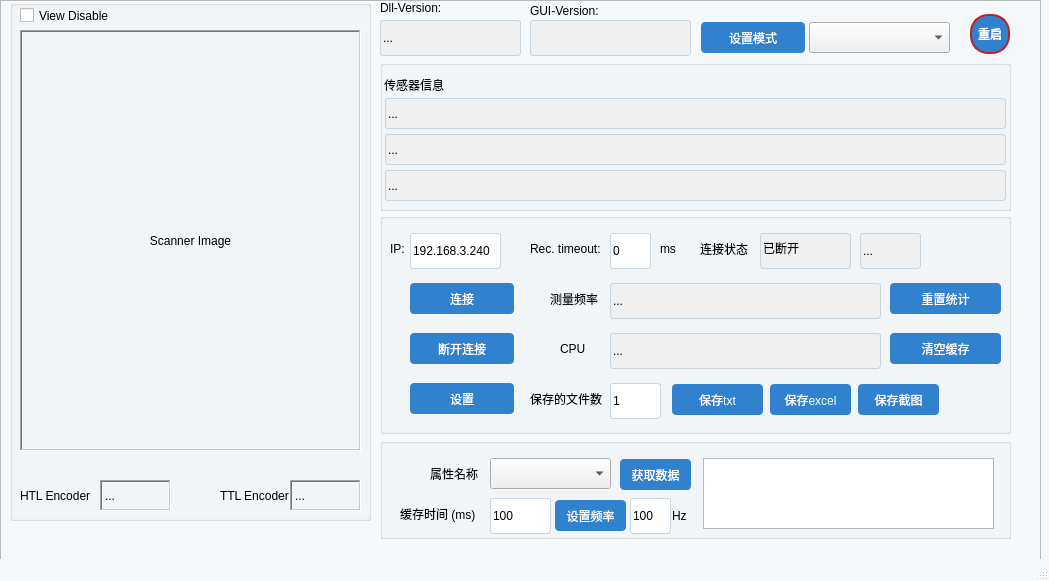
<?xml version="1.0" encoding="UTF-8"?>
<ui version="4.0">
 <class>MainWindow</class>
 <widget class="QMainWindow" name="MainWindow">
  <property name="geometry">
   <rect>
    <x>0</x>
    <y>0</y>
    <width>1049</width>
    <height>581</height>
   </rect>
  </property>
  <property name="sizePolicy">
   <sizepolicy hsizetype="Fixed" vsizetype="Fixed">
    <horstretch>0</horstretch>
    <verstretch>0</verstretch>
   </sizepolicy>
  </property>
  <property name="windowTitle">
   <string>wenglor python Test</string>
  </property>
  <property name="styleSheet">
   <string notr="true"> /* ===== 全局样式 ===== */
QMainWindow {
    background-color: #F5F8FA;
    font-family: &quot;Segoe UI&quot;, &quot;Microsoft YaHei&quot;;
}

/* ===== 左侧图像区域 ===== */
QWidget#scannerImageContainer {
    background: qlineargradient(x1:0, y1:0, x2:0, y2:1, 
                                stop:0 #2D3748, stop:1 #4A5568);
    border-radius: 8px;
  
}

/* ===== 右侧控制面板 ===== */
QWidget#rightPanel {
    background: white;
    border-left: 1px solid #E2E8F0;
   
}

/* ===== 版本信息标签 ===== */
QLabel#versionLabel {
    color: #718096;
    font-size: 11px;
    font-style: italic;
}

/* ===== 传感器信息卡片 ===== */
QGroupBox#sensorInfoBox {
    border: 1px solid #E2E8F0;
    border-radius: 6px;
 
}
QGroupBox::title {
    subcontrol-origin: margin;
    color: #3182CE;
    font-weight: bold;
}

/* ===== 按钮样式 ===== */
/* 普通按钮 */
QPushButton {
    background-color: #3182CE;
    color: white;
    border: none;
    border-radius: 4px;
	 padding:5px 10px;
}
QPushButton:hover { background-color: #2B6CB0; }
QPushButton:pressed { background-color: #2C5282; }

/* 危险操作按钮 */
QPushButton#resetButton, 
QPushButton#disconnectButton {
    background-color: #E53E3E;
}
QPushButton#resetButton:hover, 
QPushButton#disconnectButton:hover {
    background-color: #C53030;
}

/* ===== 输入控件 ===== */
QLineEdit  {
    border: 1px solid #CBD5E0;
    border-radius: 3px;
    
    
}
 

/* ===== 数据读取区域 ===== */
QGroupBox#readDataBox {
    border: 1px solid #E2E8F0;
    border-radius: 6px;
   
}
QGroupBox#readDataBox::title {
    color: #4A5568;
    font-weight: bold;
}</string>
  </property>
  <widget class="QWidget" name="centralWidget">
   <widget class="QFrame" name="frame">
    <property name="geometry">
     <rect>
      <x>0</x>
      <y>0</y>
      <width>1041</width>
      <height>571</height>
     </rect>
    </property>
    <property name="font">
     <font>
      <family>Arial</family>
     </font>
    </property>
    <property name="frameShape">
     <enum>QFrame::StyledPanel</enum>
    </property>
    <property name="frameShadow">
     <enum>QFrame::Raised</enum>
    </property>
    <widget class="QGroupBox" name="groupBox">
     <property name="geometry">
      <rect>
       <x>10</x>
       <y>0</y>
       <width>361</width>
       <height>521</height>
      </rect>
     </property>
     <property name="font">
      <font>
       <family>Arial</family>
      </font>
     </property>
     <property name="title">
      <string/>
     </property>
     <widget class="QLabel" name="labelImage">
      <property name="geometry">
       <rect>
        <x>10</x>
        <y>30</y>
        <width>341</width>
        <height>421</height>
       </rect>
      </property>
      <property name="font">
       <font>
        <family>Arial</family>
       </font>
      </property>
      <property name="frameShape">
       <enum>QFrame::WinPanel</enum>
      </property>
      <property name="frameShadow">
       <enum>QFrame::Sunken</enum>
      </property>
      <property name="text">
       <string>Scanner Image</string>
      </property>
      <property name="scaledContents">
       <bool>false</bool>
      </property>
      <property name="alignment">
       <set>Qt::AlignCenter</set>
      </property>
     </widget>
     <widget class="QCheckBox" name="checkBoxActivateDisplay">
      <property name="geometry">
       <rect>
        <x>10</x>
        <y>0</y>
        <width>101</width>
        <height>31</height>
       </rect>
      </property>
      <property name="font">
       <font>
        <family>Arial</family>
       </font>
      </property>
      <property name="text">
       <string>View Disable</string>
      </property>
     </widget>
     <widget class="QLabel" name="label_10">
      <property name="geometry">
       <rect>
        <x>210</x>
        <y>480</y>
        <width>71</width>
        <height>31</height>
       </rect>
      </property>
      <property name="font">
       <font>
        <family>Arial</family>
       </font>
      </property>
      <property name="text">
       <string>TTL Encoder</string>
      </property>
     </widget>
     <widget class="QLabel" name="labelTTLEncoder">
      <property name="geometry">
       <rect>
        <x>280</x>
        <y>480</y>
        <width>71</width>
        <height>31</height>
       </rect>
      </property>
      <property name="font">
       <font>
        <family>Arial</family>
       </font>
      </property>
      <property name="frameShape">
       <enum>QFrame::WinPanel</enum>
      </property>
      <property name="frameShadow">
       <enum>QFrame::Sunken</enum>
      </property>
      <property name="text">
       <string>...</string>
      </property>
     </widget>
     <widget class="QLabel" name="labelHTLEncoder">
      <property name="geometry">
       <rect>
        <x>90</x>
        <y>480</y>
        <width>71</width>
        <height>31</height>
       </rect>
      </property>
      <property name="font">
       <font>
        <family>Arial</family>
       </font>
      </property>
      <property name="frameShape">
       <enum>QFrame::WinPanel</enum>
      </property>
      <property name="frameShadow">
       <enum>QFrame::Sunken</enum>
      </property>
      <property name="text">
       <string>...</string>
      </property>
     </widget>
     <widget class="QLabel" name="label_12">
      <property name="geometry">
       <rect>
        <x>10</x>
        <y>480</y>
        <width>71</width>
        <height>31</height>
       </rect>
      </property>
      <property name="font">
       <font>
        <family>Arial</family>
       </font>
      </property>
      <property name="text">
       <string>HTL Encoder</string>
      </property>
     </widget>
    </widget>
    <widget class="QLabel" name="label_9">
     <property name="geometry">
      <rect>
       <x>380</x>
       <y>0</y>
       <width>61</width>
       <height>16</height>
      </rect>
     </property>
     <property name="font">
      <font>
       <family>Arial</family>
      </font>
     </property>
     <property name="text">
      <string>Dll-Version:</string>
     </property>
    </widget>
    <widget class="QLabel" name="label_11">
     <property name="geometry">
      <rect>
       <x>530</x>
       <y>0</y>
       <width>71</width>
       <height>21</height>
      </rect>
     </property>
     <property name="font">
      <font>
       <family>Arial</family>
      </font>
     </property>
     <property name="text">
      <string>GUI-Version:</string>
     </property>
    </widget>
    <widget class="QLineEdit" name="lineEditGuiVersion">
     <property name="geometry">
      <rect>
       <x>530</x>
       <y>20</y>
       <width>161</width>
       <height>36</height>
      </rect>
     </property>
     <property name="font">
      <font>
       <family>Arial</family>
      </font>
     </property>
     <property name="styleSheet">
      <string notr="true">background-color: rgb(240, 240, 240);</string>
     </property>
    </widget>
    <widget class="QLineEdit" name="lineEditVersion">
     <property name="geometry">
      <rect>
       <x>380</x>
       <y>20</y>
       <width>141</width>
       <height>36</height>
      </rect>
     </property>
     <property name="font">
      <font>
       <family>Arial</family>
      </font>
     </property>
     <property name="styleSheet">
      <string notr="true">background-color: rgb(240, 240, 240);</string>
     </property>
     <property name="text">
      <string>...</string>
     </property>
     <property name="readOnly">
      <bool>true</bool>
     </property>
    </widget>
    <widget class="QGroupBox" name="groupBox_2">
     <property name="geometry">
      <rect>
       <x>380</x>
       <y>213</y>
       <width>631</width>
       <height>221</height>
      </rect>
     </property>
     <property name="font">
      <font>
       <family>Arial</family>
      </font>
     </property>
     <property name="title">
      <string/>
     </property>
     <widget class="QLineEdit" name="lineEditTimeOut">
      <property name="geometry">
       <rect>
        <x>230</x>
        <y>20</y>
        <width>41</width>
        <height>36</height>
       </rect>
      </property>
      <property name="font">
       <font>
        <family>Arial</family>
       </font>
      </property>
      <property name="text">
       <string>0</string>
      </property>
     </widget>
     <widget class="QLabel" name="label_3">
      <property name="geometry">
       <rect>
        <x>150</x>
        <y>20</y>
        <width>71</width>
        <height>31</height>
       </rect>
      </property>
      <property name="font">
       <font>
        <family>Arial</family>
       </font>
      </property>
      <property name="text">
       <string>Rec. timeout:</string>
      </property>
     </widget>
     <widget class="QLineEdit" name="lineEditIp">
      <property name="geometry">
       <rect>
        <x>30</x>
        <y>20</y>
        <width>91</width>
        <height>36</height>
       </rect>
      </property>
      <property name="font">
       <font>
        <family>Arial</family>
       </font>
      </property>
      <property name="text">
       <string>192.168.3.240</string>
      </property>
     </widget>
     <widget class="QLabel" name="label">
      <property name="geometry">
       <rect>
        <x>10</x>
        <y>20</y>
        <width>31</width>
        <height>31</height>
       </rect>
      </property>
      <property name="font">
       <font>
        <family>Arial</family>
       </font>
      </property>
      <property name="text">
       <string>IP:</string>
      </property>
     </widget>
     <widget class="QPushButton" name="pushButtonConnect">
      <property name="geometry">
       <rect>
        <x>30</x>
        <y>70</y>
        <width>104</width>
        <height>31</height>
       </rect>
      </property>
      <property name="font">
       <font>
        <family>Arial</family>
       </font>
      </property>
      <property name="text">
       <string>连接</string>
      </property>
     </widget>
     <widget class="QLabel" name="label_2">
      <property name="geometry">
       <rect>
        <x>280</x>
        <y>20</y>
        <width>21</width>
        <height>31</height>
       </rect>
      </property>
      <property name="font">
       <font>
        <family>Arial</family>
       </font>
      </property>
      <property name="text">
       <string>ms</string>
      </property>
     </widget>
     <widget class="QLineEdit" name="lineEditStatus">
      <property name="geometry">
       <rect>
        <x>380</x>
        <y>20</y>
        <width>91</width>
        <height>36</height>
       </rect>
      </property>
      <property name="font">
       <font>
        <family>Arial</family>
       </font>
      </property>
      <property name="styleSheet">
       <string notr="true">background-color: rgb(240, 240, 240);</string>
      </property>
      <property name="text">
       <string>已断开</string>
      </property>
      <property name="readOnly">
       <bool>true</bool>
      </property>
     </widget>
     <widget class="QPushButton" name="pushButtonResetPicCnt">
      <property name="geometry">
       <rect>
        <x>510</x>
        <y>70</y>
        <width>111</width>
        <height>31</height>
       </rect>
      </property>
      <property name="font">
       <font>
        <family>Arial</family>
       </font>
      </property>
      <property name="text">
       <string>重置统计</string>
      </property>
     </widget>
     <widget class="QLineEdit" name="lineEditFrequency">
      <property name="geometry">
       <rect>
        <x>230</x>
        <y>70</y>
        <width>271</width>
        <height>36</height>
       </rect>
      </property>
      <property name="font">
       <font>
        <family>Arial</family>
       </font>
      </property>
      <property name="styleSheet">
       <string notr="true">background-color: rgb(240, 240, 240);</string>
      </property>
      <property name="text">
       <string>...</string>
      </property>
      <property name="readOnly">
       <bool>true</bool>
      </property>
     </widget>
     <widget class="QPushButton" name="pushButtonDLLFifoReset">
      <property name="geometry">
       <rect>
        <x>510</x>
        <y>120</y>
        <width>111</width>
        <height>31</height>
       </rect>
      </property>
      <property name="font">
       <font>
        <family>Arial</family>
       </font>
      </property>
      <property name="text">
       <string>清空缓存</string>
      </property>
     </widget>
     <widget class="QPushButton" name="pushButtonDisconnect">
      <property name="geometry">
       <rect>
        <x>30</x>
        <y>120</y>
        <width>104</width>
        <height>31</height>
       </rect>
      </property>
      <property name="font">
       <font>
        <family>Arial</family>
       </font>
      </property>
      <property name="text">
       <string>断开连接</string>
      </property>
     </widget>
     <widget class="QPushButton" name="pushButtonSettings">
      <property name="geometry">
       <rect>
        <x>30</x>
        <y>170</y>
        <width>104</width>
        <height>31</height>
       </rect>
      </property>
      <property name="font">
       <font>
        <family>Arial</family>
       </font>
      </property>
      <property name="text">
       <string>设置</string>
      </property>
     </widget>
     <widget class="QPushButton" name="pushButtonSaveProfiles">
      <property name="geometry">
       <rect>
        <x>292</x>
        <y>171</y>
        <width>91</width>
        <height>31</height>
       </rect>
      </property>
      <property name="font">
       <font>
        <family>Arial</family>
       </font>
      </property>
      <property name="text">
       <string>保存txt</string>
      </property>
     </widget>
     <widget class="QLineEdit" name="lineEditNumberOfProfilesToSave">
      <property name="geometry">
       <rect>
        <x>230</x>
        <y>170</y>
        <width>51</width>
        <height>36</height>
       </rect>
      </property>
      <property name="font">
       <font>
        <family>Arial</family>
       </font>
      </property>
      <property name="text">
       <string>1</string>
      </property>
     </widget>
     <widget class="QLabel" name="label_13">
      <property name="geometry">
       <rect>
        <x>150</x>
        <y>170</y>
        <width>81</width>
        <height>31</height>
       </rect>
      </property>
      <property name="font">
       <font>
        <family>Arial</family>
       </font>
      </property>
      <property name="text">
       <string>保存的文件数</string>
      </property>
     </widget>
     <widget class="QLineEdit" name="lineEditFiFo">
      <property name="geometry">
       <rect>
        <x>230</x>
        <y>120</y>
        <width>271</width>
        <height>36</height>
       </rect>
      </property>
      <property name="font">
       <font>
        <family>Arial</family>
       </font>
      </property>
      <property name="styleSheet">
       <string notr="true">background-color: rgb(240, 240, 240);</string>
      </property>
      <property name="text">
       <string>...</string>
      </property>
      <property name="readOnly">
       <bool>true</bool>
      </property>
     </widget>
     <widget class="QLabel" name="label_8">
      <property name="geometry">
       <rect>
        <x>320</x>
        <y>20</y>
        <width>51</width>
        <height>31</height>
       </rect>
      </property>
      <property name="font">
       <font>
        <family>Arial</family>
       </font>
      </property>
      <property name="text">
       <string>连接状态</string>
      </property>
     </widget>
     <widget class="QLineEdit" name="lineEditMeasureRate">
      <property name="geometry">
       <rect>
        <x>480</x>
        <y>20</y>
        <width>61</width>
        <height>36</height>
       </rect>
      </property>
      <property name="font">
       <font>
        <family>Arial</family>
       </font>
      </property>
      <property name="styleSheet">
       <string notr="true">background-color: rgb(240, 240, 240);</string>
      </property>
      <property name="text">
       <string>...</string>
      </property>
      <property name="readOnly">
       <bool>true</bool>
      </property>
     </widget>
     <widget class="QLabel" name="label_14">
      <property name="geometry">
       <rect>
        <x>170</x>
        <y>70</y>
        <width>51</width>
        <height>31</height>
       </rect>
      </property>
      <property name="font">
       <font>
        <family>Arial</family>
       </font>
      </property>
      <property name="text">
       <string>测量频率</string>
      </property>
     </widget>
     <widget class="QLabel" name="label_15">
      <property name="geometry">
       <rect>
        <x>180</x>
        <y>120</y>
        <width>31</width>
        <height>31</height>
       </rect>
      </property>
      <property name="font">
       <font>
        <family>Arial</family>
       </font>
      </property>
      <property name="text">
       <string>CPU</string>
      </property>
     </widget>
     <widget class="QPushButton" name="pushButtonSaveExcel">
      <property name="geometry">
       <rect>
        <x>390</x>
        <y>171</y>
        <width>81</width>
        <height>31</height>
       </rect>
      </property>
      <property name="font">
       <font>
        <family>Arial</family>
       </font>
      </property>
      <property name="text">
       <string>保存excel</string>
      </property>
     </widget>
     <widget class="QPushButton" name="pushButtonScreenshot">
      <property name="geometry">
       <rect>
        <x>478</x>
        <y>171</y>
        <width>81</width>
        <height>31</height>
       </rect>
      </property>
      <property name="font">
       <font>
        <family>Arial</family>
       </font>
      </property>
      <property name="text">
       <string>保存截图</string>
      </property>
     </widget>
    </widget>
    <widget class="QGroupBox" name="groupBox_3">
     <property name="geometry">
      <rect>
       <x>380</x>
       <y>438</y>
       <width>631</width>
       <height>101</height>
      </rect>
     </property>
     <property name="font">
      <font>
       <family>Arial</family>
      </font>
     </property>
     <property name="title">
      <string/>
     </property>
     <widget class="QPushButton" name="pushButtonGetPropertyValue">
      <property name="geometry">
       <rect>
        <x>240</x>
        <y>21</y>
        <width>71</width>
        <height>31</height>
       </rect>
      </property>
      <property name="font">
       <font>
        <family>Arial</family>
       </font>
      </property>
      <property name="text">
       <string>获取数据</string>
      </property>
     </widget>
     <widget class="QLabel" name="label_16">
      <property name="geometry">
       <rect>
        <x>20</x>
        <y>60</y>
        <width>81</width>
        <height>31</height>
       </rect>
      </property>
      <property name="font">
       <font>
        <family>Arial</family>
       </font>
      </property>
      <property name="text">
       <string>缓存时间 (ms)</string>
      </property>
     </widget>
     <widget class="QLineEdit" name="lineEditCashTime">
      <property name="geometry">
       <rect>
        <x>110</x>
        <y>60</y>
        <width>61</width>
        <height>36</height>
       </rect>
      </property>
      <property name="font">
       <font>
        <family>Arial</family>
       </font>
      </property>
      <property name="text">
       <string>100</string>
      </property>
     </widget>
     <widget class="QLabel" name="label_5">
      <property name="geometry">
       <rect>
        <x>50</x>
        <y>20</y>
        <width>51</width>
        <height>31</height>
       </rect>
      </property>
      <property name="font">
       <font>
        <family>Arial</family>
       </font>
      </property>
      <property name="text">
       <string>属性名称</string>
      </property>
     </widget>
     <widget class="QTextEdit" name="lineEditPropertyValue">
      <property name="enabled">
       <bool>true</bool>
      </property>
      <property name="geometry">
       <rect>
        <x>323</x>
        <y>20</y>
        <width>291</width>
        <height>71</height>
       </rect>
      </property>
     </widget>
     <widget class="QComboBox" name="comboBoxPropertyName">
      <property name="geometry">
       <rect>
        <x>110</x>
        <y>20</y>
        <width>121</width>
        <height>31</height>
       </rect>
      </property>
      <property name="styleSheet">
       <string notr="true"/>
      </property>
     </widget>
     <widget class="QPushButton" name="pushButtonSetMeasuringRate">
      <property name="geometry">
       <rect>
        <x>175</x>
        <y>62</y>
        <width>71</width>
        <height>31</height>
       </rect>
      </property>
      <property name="font">
       <font>
        <family>Arial</family>
       </font>
      </property>
      <property name="text">
       <string>设置频率</string>
      </property>
     </widget>
     <widget class="QLineEdit" name="lineEditHzNumber">
      <property name="geometry">
       <rect>
        <x>250</x>
        <y>60</y>
        <width>41</width>
        <height>36</height>
       </rect>
      </property>
      <property name="font">
       <font>
        <family>Arial</family>
       </font>
      </property>
      <property name="text">
       <string>100</string>
      </property>
     </widget>
     <widget class="QLabel" name="label_4">
      <property name="geometry">
       <rect>
        <x>292</x>
        <y>67</y>
        <width>21</width>
        <height>21</height>
       </rect>
      </property>
      <property name="font">
       <font>
        <family>Arial</family>
       </font>
      </property>
      <property name="text">
       <string>Hz</string>
      </property>
     </widget>
    </widget>
    <widget class="QPushButton" name="pushButtonReboot">
     <property name="geometry">
      <rect>
       <x>970</x>
       <y>14</y>
       <width>40</width>
       <height>40</height>
      </rect>
     </property>
     <property name="styleSheet">
      <string notr="true">QPushButton {
    background-color: qlineargradient(
        x1:0, y1:0, x2:0, y2:1,
        stop:0 #ff6666,   /* 顶部亮红 */
        stop:0.5 #ff0000, /* 中间红 */
        stop:1 #b20000    /* 底部暗红 */
    );
    color: white;
    font-weight: bold;
 border-radius: 18px;
      min-width: 36px;
    min-height: 36px;
    max-width: 36px;
    max-height: 36px;
   
    border: 2px solid #bb2222; /* 深色高亮边框 */
    padding: 0 0px;

    /* 立体外阴影，更加明显的浮起感 */
    box-shadow:
        0 6px 20px 2px rgba(0,0,0,0.32),  /* 强烈外阴影 */
        0 2px 0 #fff inset,                /* 顶部内高光 */
        0 -2px 10px 0 rgba(0,0,0,0.15) inset; /* 底部内暗 */
}

/* 悬停：颜色更亮，阴影更大 */
QPushButton:hover {
    background-color: qlineargradient(
        x1:0, y1:0, x2:0, y2:1,
        stop:0 #ff8888,
        stop:0.5 #ff2222,
        stop:1 #d00000
    );
    box-shadow:
        0 10px 28px 4px rgba(0,0,0,0.38),
        0 3px 0 #fff inset,
        0 -2.5px 12px 0 rgba(0,0,0,0.20) inset;
    border: 2px solid #d83333;
}

/* 按下：颜色变深，内外阴影收敛，微凹陷感 */
QPushButton:pressed {
    background-color: qlineargradient(
        x1:0, y1:0, x2:0, y2:1,
        stop:0 #cc0000,
        stop:1 #880000
    );
    box-shadow:
        0 2px 7px 2px rgba(0,0,0,0.18),
        0 0.5px 0 #fff inset,
        0 -3px 16px 0 rgba(0,0,0,0.25) inset;
    border: 2px solid #990a0a;
}</string>
     </property>
     <property name="text">
      <string>重启</string>
     </property>
    </widget>
    <widget class="QGroupBox" name="groupBox_4">
     <property name="geometry">
      <rect>
       <x>380</x>
       <y>60</y>
       <width>631</width>
       <height>151</height>
      </rect>
     </property>
     <property name="title">
      <string/>
     </property>
     <widget class="QLabel" name="label_6">
      <property name="geometry">
       <rect>
        <x>4</x>
        <y>12</y>
        <width>421</width>
        <height>25</height>
       </rect>
      </property>
      <property name="minimumSize">
       <size>
        <width>0</width>
        <height>25</height>
       </size>
      </property>
      <property name="font">
       <font>
        <family>Arial</family>
       </font>
      </property>
      <property name="text">
       <string>传感器信息</string>
      </property>
     </widget>
     <widget class="QLineEdit" name="lineEditSerial1">
      <property name="geometry">
       <rect>
        <x>5</x>
        <y>38</y>
        <width>621</width>
        <height>31</height>
       </rect>
      </property>
      <property name="minimumSize">
       <size>
        <width>0</width>
        <height>0</height>
       </size>
      </property>
      <property name="font">
       <font>
        <family>Arial</family>
       </font>
      </property>
      <property name="styleSheet">
       <string notr="true">background-color: rgb(240, 240, 240);</string>
      </property>
      <property name="text">
       <string>...</string>
      </property>
      <property name="readOnly">
       <bool>true</bool>
      </property>
     </widget>
     <widget class="QLineEdit" name="lineEditSerial2">
      <property name="geometry">
       <rect>
        <x>5</x>
        <y>74</y>
        <width>621</width>
        <height>31</height>
       </rect>
      </property>
      <property name="minimumSize">
       <size>
        <width>0</width>
        <height>0</height>
       </size>
      </property>
      <property name="font">
       <font>
        <family>Arial</family>
       </font>
      </property>
      <property name="styleSheet">
       <string notr="true">background-color: rgb(240, 240, 240);</string>
      </property>
      <property name="text">
       <string>...</string>
      </property>
     </widget>
     <widget class="QLineEdit" name="lineEditSerial3">
      <property name="geometry">
       <rect>
        <x>5</x>
        <y>110</y>
        <width>621</width>
        <height>31</height>
       </rect>
      </property>
      <property name="minimumSize">
       <size>
        <width>0</width>
        <height>0</height>
       </size>
      </property>
      <property name="font">
       <font>
        <family>Arial</family>
       </font>
      </property>
      <property name="styleSheet">
       <string notr="true">background-color: rgb(240, 240, 240);</string>
      </property>
      <property name="text">
       <string>...</string>
      </property>
     </widget>
    </widget>
    <widget class="QPushButton" name="pushButtonSetMode">
     <property name="geometry">
      <rect>
       <x>701</x>
       <y>22</y>
       <width>104</width>
       <height>31</height>
      </rect>
     </property>
     <property name="font">
      <font>
       <family>Arial</family>
      </font>
     </property>
     <property name="text">
      <string>设置模式</string>
     </property>
    </widget>
    <widget class="QComboBox" name="comboBoxMode">
     <property name="geometry">
      <rect>
       <x>809</x>
       <y>22</y>
       <width>141</width>
       <height>31</height>
      </rect>
     </property>
     <property name="styleSheet">
      <string notr="true"/>
     </property>
    </widget>
   </widget>
  </widget>
  <widget class="QMenuBar" name="menuBar">
   <property name="geometry">
    <rect>
     <x>0</x>
     <y>0</y>
     <width>1049</width>
     <height>23</height>
    </rect>
   </property>
  </widget>
  <widget class="QStatusBar" name="statusBar"/>
 </widget>
 <layoutdefault spacing="6" margin="11"/>
 <resources/>
 <connections/>
</ui>
